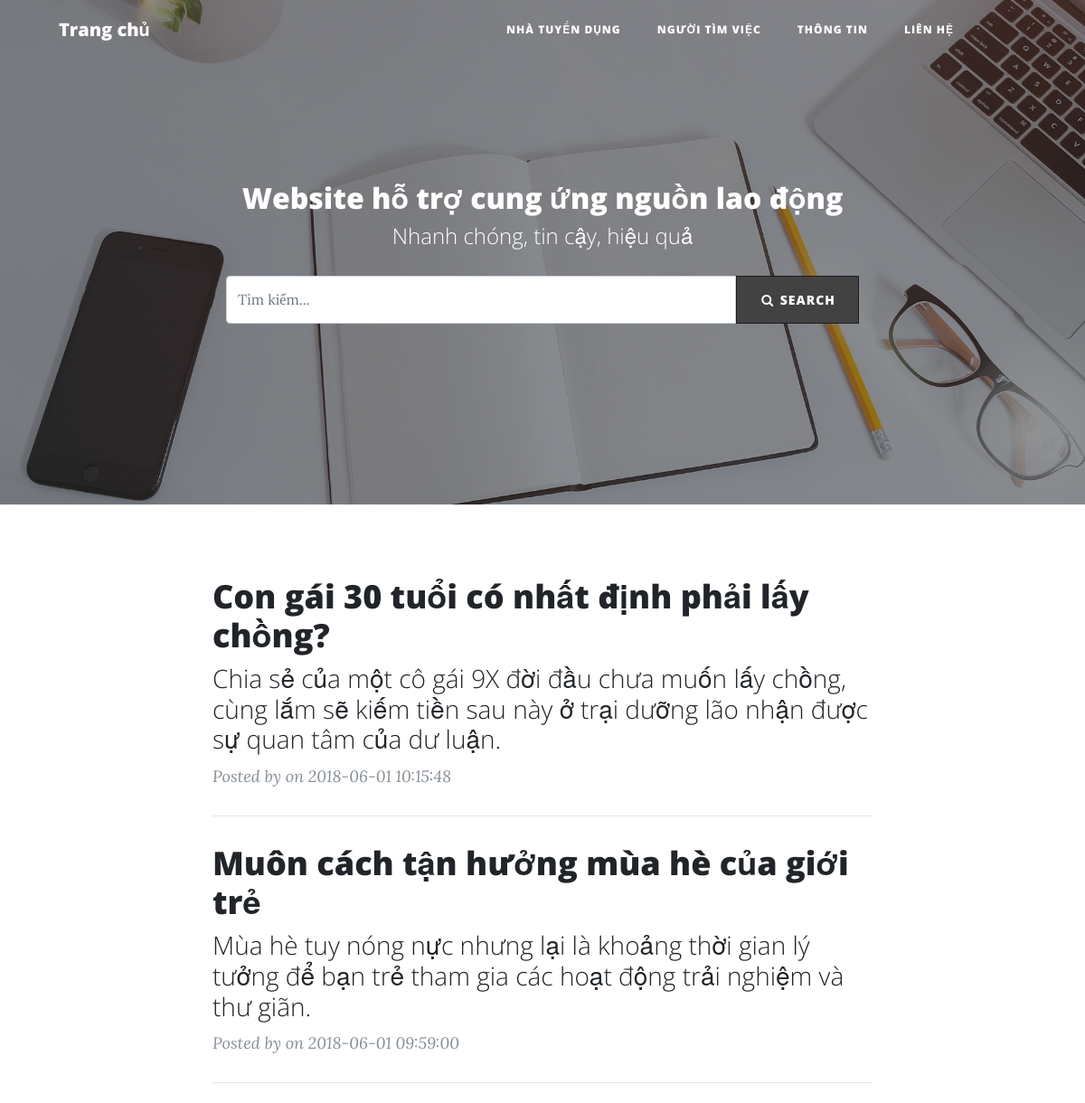
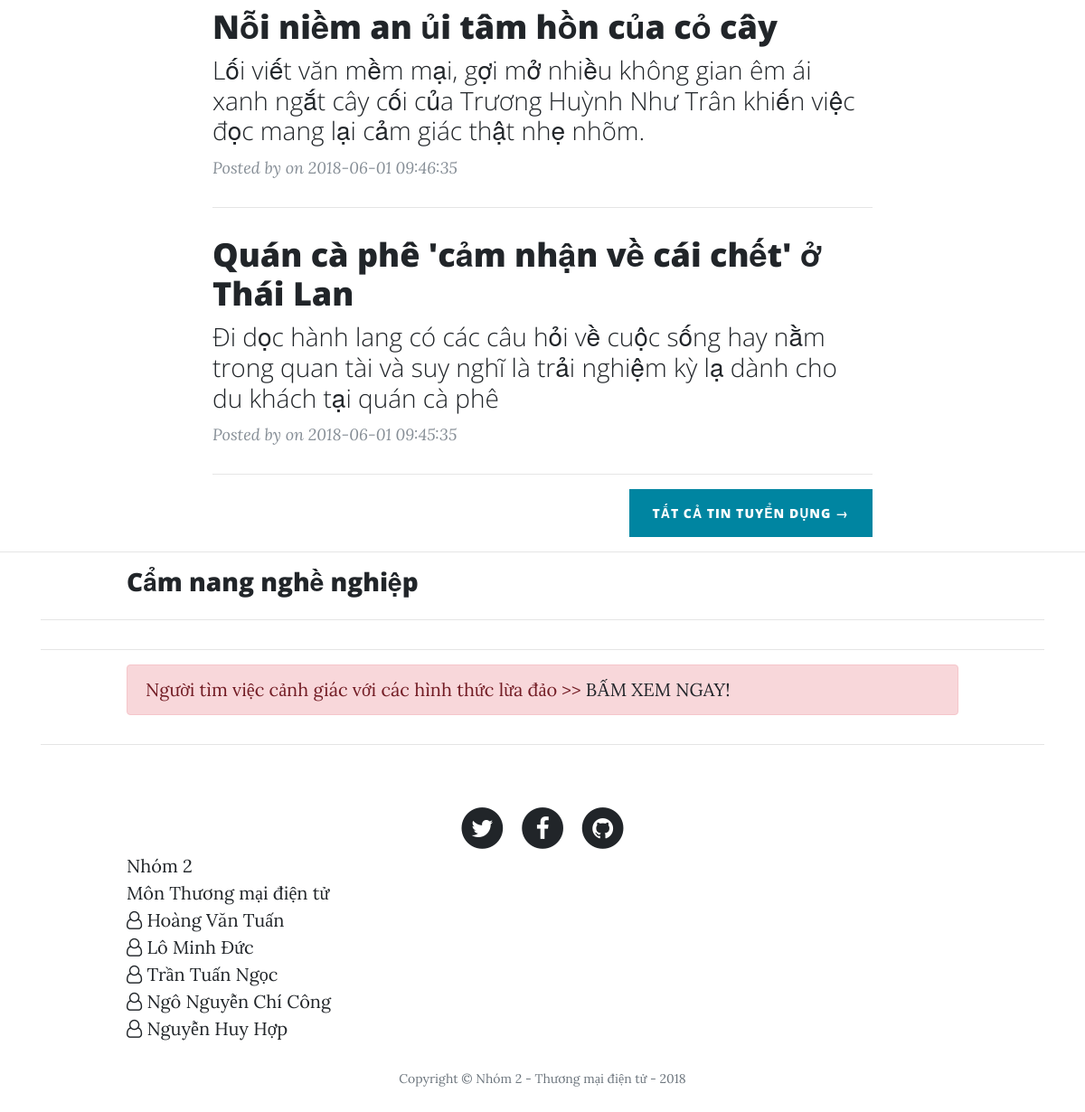
The app's page /, older data (2 pictures, top to bottom).
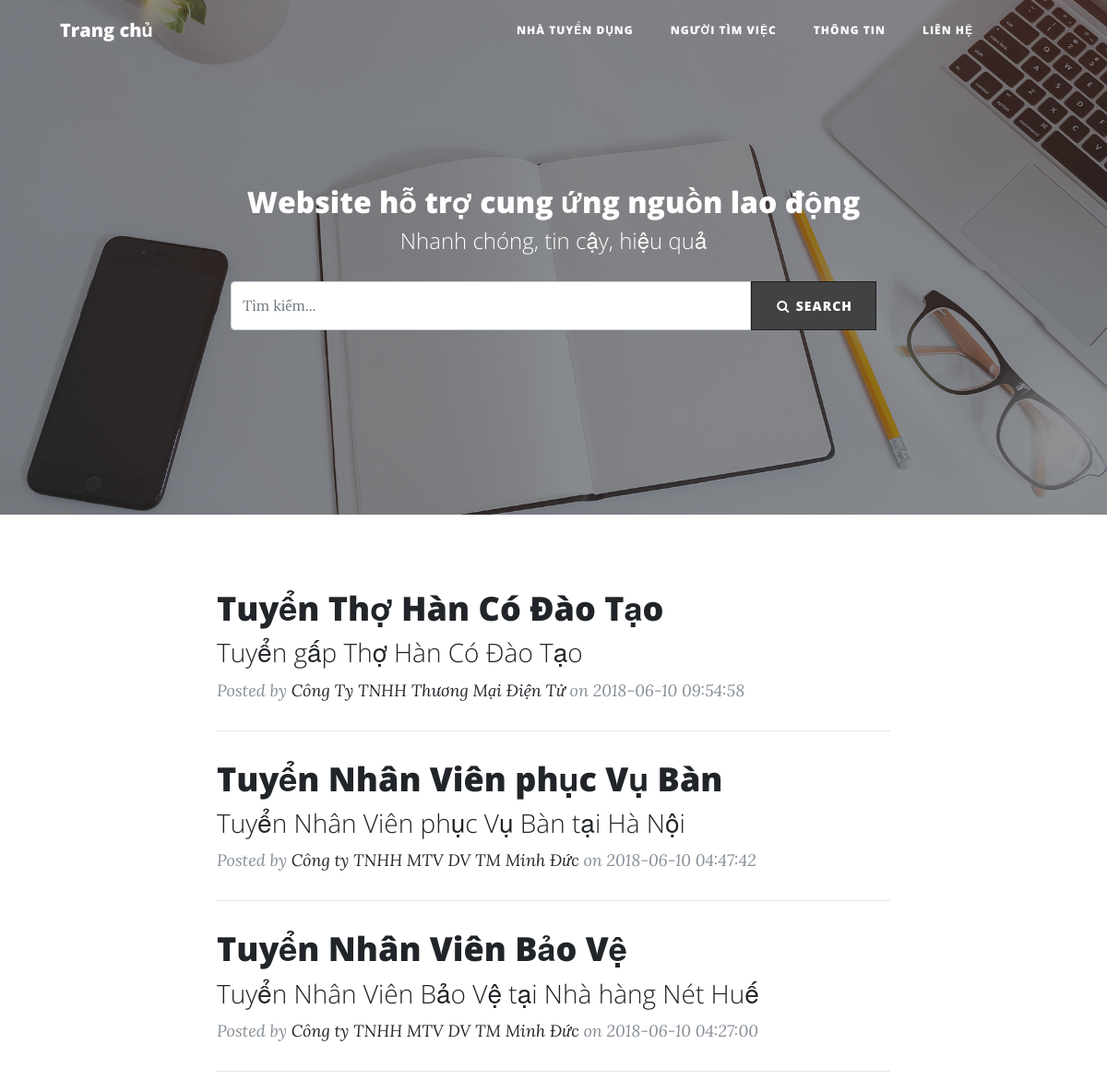
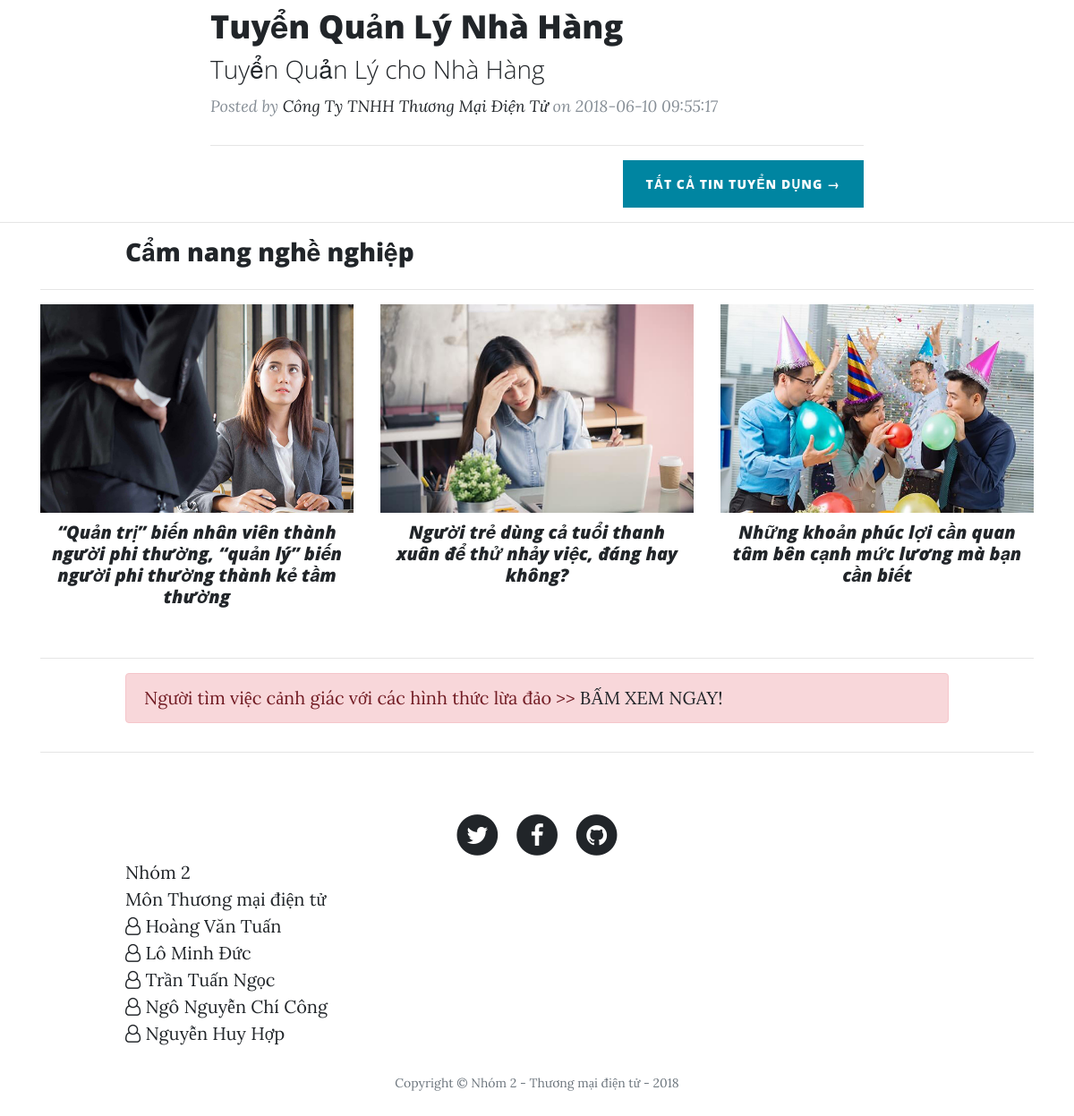
The same page, newer data (2 pictures, top to bottom).
### tables this page shows
CREATE TABLE `posts` (
  `id` int(11) NOT NULL,
  `title` varchar(255) NOT NULL,
  `sub_title` varchar(255) NOT NULL,
  `body` text NOT NULL,
  `post_cover` varchar(255) NOT NULL,
  `salary` varchar(255) DEFAULT NULL,
  `experience` varchar(255) DEFAULT NULL,
  `JobType` varchar(255) DEFAULT NULL,
  `location` varchar(255) DEFAULT NULL,
  `AgeRequest` varchar(255) DEFAULT NULL,
  `GenderRequest` varchar(255) DEFAULT NULL,
  `DegreeRequest` varchar(255) DEFAULT NULL,
  `amount` varchar(255) DEFAULT NULL,
  `description` text,
  `benefit` text,
  `FileRequest` text,
  `deadline` text,
  `another` text,
  `created_at` timestamp NOT NULL DEFAULT CURRENT_TIMESTAMP ON UPDATE CURRENT_TIMESTAMP,
  `updated_at` timestamp NOT NULL DEFAULT '0000-00-00 00:00:00',
  `status` tinyint(4) NOT NULL COMMENT '0 - Draft; 1 - Active; 2 - Delete',
  `auth_id` tinyint(4) NOT NULL
);

CREATE TABLE `users` (
  `id` int(11) NOT NULL,
  `namecompany` varchar(255) DEFAULT NULL,
  `representative` varchar(255) DEFAULT NULL,
  `email` varchar(255) DEFAULT NULL,
  `username` varchar(40) NOT NULL,
  `password` varchar(200) NOT NULL,
  `phone` int(11) DEFAULT NULL,
  `address` varchar(255) DEFAULT NULL,
  `skill` text,
  `type_user` int(11) DEFAULT NULL COMMENT '1-admin; 2-công ty; 3-người lđ',
  `created_at` timestamp NOT NULL DEFAULT CURRENT_TIMESTAMP ON UPDATE CURRENT_TIMESTAMP,
  `updated_at` timestamp NOT NULL DEFAULT '0000-00-00 00:00:00',
  `status` int(11) NOT NULL COMMENT '1 - Còn tồn tại; 2 - Đã xuất'
);

CREATE TABLE `news` (
  `id` tinyint(11) NOT NULL,
  `title` varchar(255) NOT NULL,
  `sub_title` varchar(255) NOT NULL,
  `body` text NOT NULL,
  `post_cover` varchar(255) NOT NULL,
  `created_at` timestamp NOT NULL DEFAULT CURRENT_TIMESTAMP ON UPDATE CURRENT_TIMESTAMP,
  `updated_at` timestamp NOT NULL DEFAULT '0000-00-00 00:00:00',
  `status` tinyint(4) NOT NULL,
  `auth_id` tinyint(4) NOT NULL
);

### app/func/post.php (called while the page is built, shortened)
<?php
function get4Posts() {
	global $conn;
	$posts = array();
	$sql = "SELECT posts.id, posts.title, posts.sub_title, posts.body, posts.post_cover, posts.created_at, users.namecompany FROM posts INNER JOIN users WHERE posts.auth_id = users.id AND posts.status = 1 ORDER BY posts.id DESC LIMIT 4";
	$result = mysqli_query($conn, $sql);
	if (mysqli_num_rows($result) > 0) {
	    while($row = mysqli_fetch_assoc($result)) {
	        $posts[] = $row;
	    }
	}
	return $posts;
}
function get3News(){
	global $conn;
	$news = array();
	$sql = "SELECT news.id, news.title, news.sub_title, news.body, news.post_cover, news.created_at, users.representative FROM news INNER JOIN users WHERE news.auth_id = users.id AND news.status = 1 LIMIT 3";
	$result = mysqli_query($conn, $sql);
	if (mysqli_num_rows($result) > 0) {
	    while($row = mysqli_fetch_assoc($result)) {
	        $news[] = $row;
	    }
	}
	return $news;
}
?>

### index.php (the view, shortened to what this page needs)
<?php
	include_once('app/init.php');
	include_once('views/_header.php');
	if(isset($_POST['submit'])) {
        if (!empty($_POST['keyword'])){
            $posts = searchPost($_POST['keyword']);
        }else{
            $posts = get4Posts();
        }
	}else{
		$posts = get4Posts();
	}
	$news = get3News();
?>
<header class="masthead" style="background-image: url('public/img/home-bg.jpg')">
    <div class="overlay"></div>
    <div class="container">
        <div class="row">
            <div class="col-lg-8 col-md-10 mx-auto">
                <div class="site-heading">
                    <h2>Website hỗ trợ cung ứng nguồn lao động</h2>
                    <span class="subheading">Nhanh chóng, tin cậy, hiệu quả</span>
                    <br>
            <form action="" method="post">
                <div class="container">
                    <div class="input-group">
                        <input type="text" class="form-control" name="keyword" placeholder="Tìm kiếm..." value="<?php if (isset($_GET['keyword']) ? $_GET['keyword'] : ''); ?>" />
                          <span class="input-group-btn">
                            <button class="btn btn-search" name="submit" type="submit"><i class="fa fa-search fa-fw"></i> Search</button>
                          </span>
                    </div>
                </div>
            </form>
                </div>
            </div>
        </div>
    </div>
</header>
<div class="container">
    <div class="row">
        <div class="col-lg-8 col-md-10 mx-auto">
            <?php
					foreach ($posts as $post) { ?>
                <div class="post-preview">
                    <a href="post.php?post-id=<?= $post['id'] ?>">
                        <h2 class="post-title">
									<?= $post['title'] ?>
								</h2>
                        <h3 class="post-subtitle">
									<?= $post['sub_title'] ?>
								</h3>
                    </a>
                    <p class="post-meta">Posted by
                        <a href="#">
                            <?= $post['namecompany'] ?>
                        </a>
                        on
                        <?= $post['created_at'] ?>
                    </p>
                </div>
                <hr>
                <?php }
				?>
                <div class="clearfix">
                    <a class="btn btn-primary float-right" href="allPosts.php">Tất cả tin tuyển dụng &rarr;</a>
                </div>
        </div>
    </div>
</div>
<hr>
<div class="container">
    <div class="row">
        <div class="col-lg-10 col-md-12 mx-auto blue">
            <h3 class="blue">Cẩm nang nghề nghiệp</h3>
        </div>
    </div>
    <hr>
    <div class="row">
        <?php foreach ($news as $new) { ?>
        <div class="col-sm-6 col-md-4">
            <div class="thumbnail">
                <img src="<?= $new['post_cover'] ?>" alt="">
                <div class="caption">
                    <a href="news.php?news-id=<?= $new['id'] ?>">
                        <h5><?= $new['title'] ?></h5>
                    </a>
                </div>
            </div>
        </div>
        <?php } ?>
    </div>
    <hr>
    <div class="row">
        <div class="col-lg-10 col-md-12 mx-auto">
            <div class="alert alert-danger" role="alert">Người tìm việc cảnh giác với các hình thức lừa đảo <span class="red"> >> <a href="waring.php"> BẤM XEM NGAY!</a></span> </div>
        </div>
    </div>
    <hr>
</div>
<?php
	include_once('views/_footer.php');
?>

### views/_header.php (shortened to what this page needs)
<!DOCTYPE html>
<html lang="en">
	<head>
		<link rel="stylesheet" type="text/css" href="./public/vendor/bootstrap/css/bootstrap.min.css">
		<link href="./public/vendor/font-awesome/css/font-awesome.min.css" rel="stylesheet" type="text/css">
		<link href="./public/css/clean-blog.min.css" rel="stylesheet">
	</head>
	<body>
		<nav class="navbar navbar-expand-lg navbar-light fixed-top" id="mainNav">
			<div class="container">
				<a class="navbar-brand" href="index.php">Trang chủ</a>
				<div class="collapse navbar-collapse" id="navbarResponsive">
					<ul class="navbar-nav ml-auto">
						<li class="nav-item">
							<a class="nav-link" href="<?= isset($usernameEmployer) ? 'employerPost.php' : 'employerRegister.php' ?>" <?= isset($usernameJK) ? 'data-toggle="modal" data-target="#jobseekerRegister" href="javascript:void(0)"' : '' ?>>Nhà tuyển dụng</a>
						</li>
						<li class="nav-item">
							<a class="nav-link" <?= isset($usernameEmployer) ? 'data-toggle="modal" data-target="#jobseekerRegister" href="javascript:void(0)"' : 'href="jobseekerRegister.php"' ?>>Người tìm việc</a>
						</li>
						<li class="nav-item">
							<a class="nav-link" href="about.php">Thông tin</a>
						</li>
						<li class="nav-item">
							<a class="nav-link" href="contact.php">Liên hệ</a>
						</li>
						<li class="nav-item">
							<a class="nav-link" <?= isset($usernameEmployer) ? 'data-toggle="modal" data-target="#employerLogout"' : '' ?> href="javascript:void(0)" style="font-family: tahoma;">
							</a>
						</li>
						<li class="nav-item">
							<a class="nav-link" <?= isset($usernameJK) ? 'data-toggle="modal" data-target="#employerLogout"' : '' ?> href="javascript:void(0)" style="font-family: tahoma;"> <?= isset($usernameJK) ? 'Logout, '.$usernameJK : '' ?>
							</a>
						</li>
					</ul>
				</div>
			</div>
		</nav>

### views/_footer.php (shortened to what this page needs)
		<footer>
			<div class="container">
				<div class="row">
					<div class="col-lg-8 col-md-10 mx-auto">
						<ul class="list-inline text-center">
							<li class="list-inline-item">
								<a href="#">
								<span class="fa-stack fa-lg">
								<i class="fa fa-circle fa-stack-2x"></i>
								<i class="fa fa-twitter fa-stack-1x fa-inverse"></i>
								</span>
								</a>
							</li>
							<li class="list-inline-item">
								<a href="#">
								<span class="fa-stack fa-lg">
								<i class="fa fa-circle fa-stack-2x"></i>
								<i class="fa fa-facebook fa-stack-1x fa-inverse"></i>
								</span>
								</a>
							</li>
							<li class="list-inline-item">
								<a href="#">
								<span class="fa-stack fa-lg">
								<i class="fa fa-circle fa-stack-2x"></i>
								<i class="fa fa-github fa-stack-1x fa-inverse"></i>
								</span>
								</a>
							</li>
						</ul>
					</div>
				</div>
				<div class="row">
					<div class="col-lg-4 col-md-5 mx-auto">
						<ul class="list-inline text-left">
							<li>
								Nhóm 2
							</li>
							<li>
								Môn Thương mại điện tử
							</li>
							<li>
								<i class="fa fa-user-o blue" aria-hidden="true"></i>
								Hoàng Văn Tuấn
							</li>
							<li>
								<i class="fa fa-user-o blue" aria-hidden="true"></i>
								Lô Minh Đức
							</li>
							<li>
								<i class="fa fa-user-o blue" aria-hidden="true"></i>
								Trần Tuấn Ngọc
							</li>
							<li>
								<i class="fa fa-user-o blue" aria-hidden="true"></i>
								Ngô Nguyễn Chí Công
							</li>
							<li>
								<i class="fa fa-user-o blue" aria-hidden="true"></i>
								Nguyễn Huy Hợp
							</li>
						</ul>
					</div>
					<div class="col-lg-4 col-md-5 mx-auto">
					</div>
				</div>
				<div class="row">
					<div class="col-lg-8 col-md-10 mx-auto">
						<p class="copyright text-muted">Copyright &copy; Nhóm 2 - Thương mại điện tử -  2018</p>
					</div>
				</div>
			</div>
		</footer>
	</body>
</html>

### views/_header.php (style rules this page uses)
.btn-search { background: #424242; border-radius: 0; color: #fff; border-width: 1px; border-style: solid; border-color: #1c1c1c; }
.input-group-btn { float: right; }

### index.php (style rules this page uses)
.thumbnail img { width: 100%; height: 100%; }

Row changes from the older to the newer data that the page shows:
removed posts: title "Con gái 30 tuổi có nhất định phải lấy chồng?", sub_title "Chia sẻ của một cô gái 9X đời đầu chưa muốn lấy chồng, cùng lắm sẽ kiếm tiền sau này ở trại dưỡng lão nhận được sự quan tâm của dư luận.", created_at "2018-06-01 10:15:48"
removed posts: title "Muôn cách tận hưởng mùa hè của giới trẻ", sub_title "Mùa hè tuy nóng nực nhưng lại là khoảng thời gian lý tưởng để bạn trẻ tham gia các hoạt động trải nghiệm và thư giãn.", created_at "2018-06-01 09:59:00"
removed posts: title "Nỗi niềm an ủi tâm hồn của cỏ cây", sub_title "Lối viết văn mềm mại, gợi mở nhiều không gian êm ái xanh ngắt cây cối của Trương Huỳnh Như Trân khiến việc đọc mang lại cảm giác thật nhẹ nhõm.", created_at "2018-06-01 09:46:35"
removed posts: title "Quán cà phê 'cảm nhận về cái chết' ở Thái Lan", sub_title "Đi dọc hành lang có các câu hỏi về cuộc sống hay nằm trong quan tài và suy nghĩ là trải nghiệm kỳ lạ dành cho du khách tại quán cà phê", created_at "2018-06-01 09:45:35"
added posts: title "Tuyển Thợ Hàn Có Đào Tạo", sub_title "Tuyển gấp Thợ Hàn Có Đào Tạo", users.namecompany "Công Ty TNHH Thương Mại Điện Tử", created_at "2018-06-10 09:54:58"
added posts: title "Tuyển Nhân Viên phục Vụ Bàn", sub_title "Tuyển Nhân Viên phục Vụ Bàn tại Hà Nội", users.namecompany "Công ty TNHH MTV DV TM Minh Đức", created_at "2018-06-10 04:47:42"
added posts: title "Tuyển Nhân Viên Bảo Vệ", sub_title "Tuyển Nhân Viên Bảo Vệ tại Nhà hàng Nét Huế", users.namecompany "Công ty TNHH MTV DV TM Minh Đức", created_at "2018-06-10 04:27:00"
added posts: title "Tuyển Quản Lý Nhà Hàng", sub_title "Tuyển Quản Lý cho Nhà Hàng", users.namecompany "Công Ty TNHH Thương Mại Điện Tử", created_at "2018-06-10 09:55:17"
added news: post_cover (picture), title "“Quản trị” biến nhân viên thành người phi thường, “quản lý” biến người phi thường thành kẻ tầm thường"
added news: post_cover (picture), title "Người trẻ dùng cả tuổi thanh xuân để thử nhảy việc, đáng hay không?"
added news: post_cover (picture), title "Những khoản phúc lợi cần quan tâm bên cạnh mức lương mà bạn cần biết"
